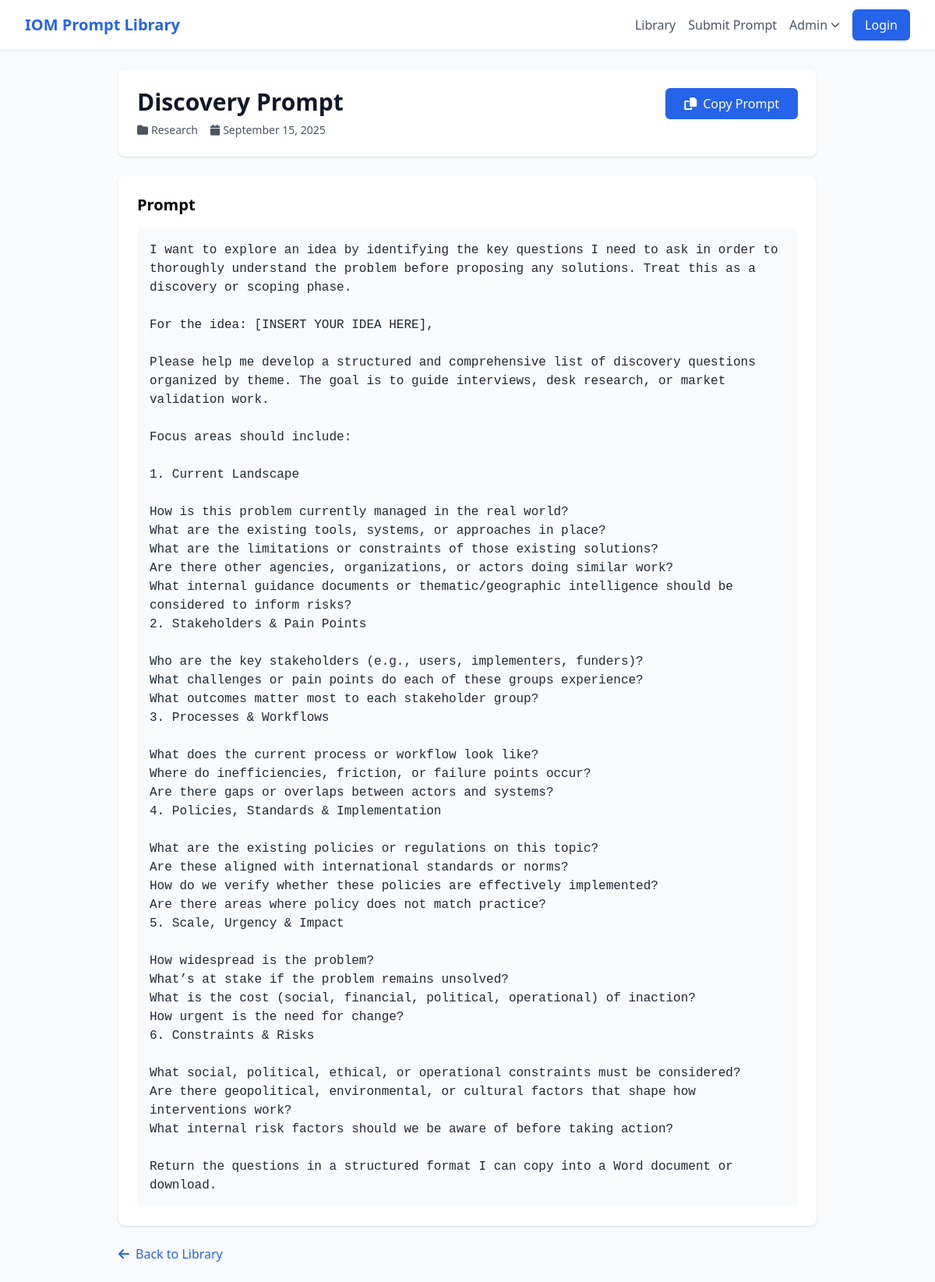
The page /prompt/1 on the database its author committed.
### app/models.py (models this page shows)
class Prompt(SQLModel, table=True):
    id: Optional[int] = Field(default=None, primary_key=True)
    title: str
    body: str
    category_id: int = Field(foreign_key="category.id")
    subcategory_id: Optional[int] = Field(default=None, foreign_key="category.id")
    ai_platform: Optional[str] = None
    instructions: Optional[str] = None
    tags: Optional[str] = None  # JSON string for simplicity in v1
    status: str = Field(default="published")  # 'draft' | 'published' | 'archived'
    created_by: Optional[int] = Field(default=None, foreign_key="user.id")
    created_at: datetime = Field(default_factory=datetime.utcnow)
    updated_at: datetime = Field(default_factory=datetime.utcnow)

class Category(SQLModel, table=True):
    id: Optional[int] = Field(default=None, primary_key=True)
    name: str = Field(index=True, unique=True)
    slug: str = Field(index=True, unique=True)
    description: Optional[str] = None
    parent_id: Optional[int] = Field(default=None, foreign_key="category.id")
    created_at: datetime = Field(default_factory=datetime.utcnow)
    updated_at: datetime = Field(default_factory=datetime.utcnow)

### app/routers/public.py (the view)
@router.get("/prompt/{prompt_id}", response_class=HTMLResponse)
async def prompt_detail(request: Request, prompt_id: int, session: SessionDep):
    prompt = session.get(Prompt, prompt_id)
    if not prompt or prompt.status != "published":
        raise HTTPException(status_code=404, detail="Prompt not found")
    category = session.get(Category, prompt.category_id)
    subcategory = None
    if prompt.subcategory_id:
        subcategory = session.get(Category, prompt.subcategory_id)
    return templates.TemplateResponse(
        "prompt_detail.html",
        {
            "request": request,
            "prompt": prompt,
            "category": category,
            "subcategory": subcategory
        }
    )

### app/templates/prompt_detail.html (shortened to what this page needs)
{% extends "base.html" %}
{% block content %}
<div class="max-w-4xl mx-auto">
    <div class="bg-white rounded-lg shadow p-6 mb-6">
        <div class="flex justify-between items-start">
            <div class="flex-1">
                <h1 class="text-3xl font-bold text-gray-900 mb-2">{{ prompt.title }}</h1>
                <div class="flex items-center space-x-4 text-sm text-gray-600">
                    <span class="inline-flex items-center">
                        <i class="fas fa-folder mr-1"></i>
                        {{ category.name }}
                    </span>
                    <span class="inline-flex items-center">
                        <i class="fas fa-calendar mr-1"></i>
                        {{ prompt.created_at.strftime('%B %d, %Y') }}
                    </span>
                </div>
            </div>
            <button
                onclick="copyToClipboard(`{{ prompt.body|replace('`', '\\`')|replace('$', '\\$') }}`)"
                class="bg-blue-600 text-white px-6 py-2 rounded-md hover:bg-blue-700 flex items-center"
            >
                <i class="fas fa-copy mr-2"></i>
                Copy Prompt
            </button>
        </div>
    </div>
    <div class="bg-white rounded-lg shadow p-6 mb-6">
        <h2 class="text-xl font-semibold mb-4">Prompt</h2>
        <div class="bg-gray-50 p-4 rounded-md">
            <pre class="whitespace-pre-wrap text-gray-800">{{ prompt.body }}</pre>
        </div>
    </div>
    <div class="mt-6">
        <a href="/" class="inline-flex items-center text-blue-600 hover:text-blue-800">
            <i class="fas fa-arrow-left mr-2"></i>
            Back to Library
        </a>
    </div>
</div>
{% endblock %}

### app/templates/base.html (shortened to what this page needs)
<!DOCTYPE html>
<html lang="en">
<head>
    <script src="https://cdn.tailwindcss.com"></script>
    <link rel="stylesheet" href="https://cdnjs.cloudflare.com/ajax/libs/font-awesome/6.4.0/css/all.min.css">
</head>
<body class="bg-gray-50 min-h-screen">
    <nav class="bg-white shadow-sm border-b border-gray-200">
        <div class="max-w-7xl mx-auto px-4 sm:px-6 lg:px-8">
            <div class="flex justify-between items-center h-16">
                <div class="flex items-center">
                    <a href="/" class="text-xl font-bold text-blue-600">IOM Prompt Library</a>
                </div>
                <div class="flex items-center space-x-4">
                    <a href="/" class="text-gray-600 hover:text-blue-600">Library</a>
                    <a href="/submit" class="text-gray-600 hover:text-blue-600">Submit Prompt</a>
                    <div class="relative" id="adminMenu">
                        <button onclick="toggleAdminMenu()" class="text-gray-600 hover:text-blue-600 flex items-center">
                            Admin <i class="fas fa-chevron-down ml-1 text-xs"></i>
                        </button>
                    </div>
                    <a href="/auth/login" class="bg-blue-600 text-white px-4 py-2 rounded-md hover:bg-blue-700">Login</a>
                </div>
            </div>
        </div>
    </nav>
    <main class="max-w-7xl mx-auto py-6 px-4 sm:px-6 lg:px-8">
        {% block content %}{% endblock %}
    </main>
</body>
</html>

### rows shown on the page
Prompt: title "Discovery Prompt", created_at "September 15, 2025", body "I want to explore an idea by identifying the key questions I need to ask in order to thoroughly understand the problem before proposing any solutions. Treat this as a discovery or scoping phase. For the idea: [INSERT YOUR IDEA HERE], Please help me develop a structured and comprehensive list of discovery questions organized by theme. The goal is to guide interviews, desk research, or market validation work. Focus areas should include: 1. Current Landscape How is this problem currently managed in the real world? What are the existing tools, systems, or approaches in place? What are the limitations or constraints of those existing solutions? Are there other agencies, organizations, or actors…"
Category: name "Research"
